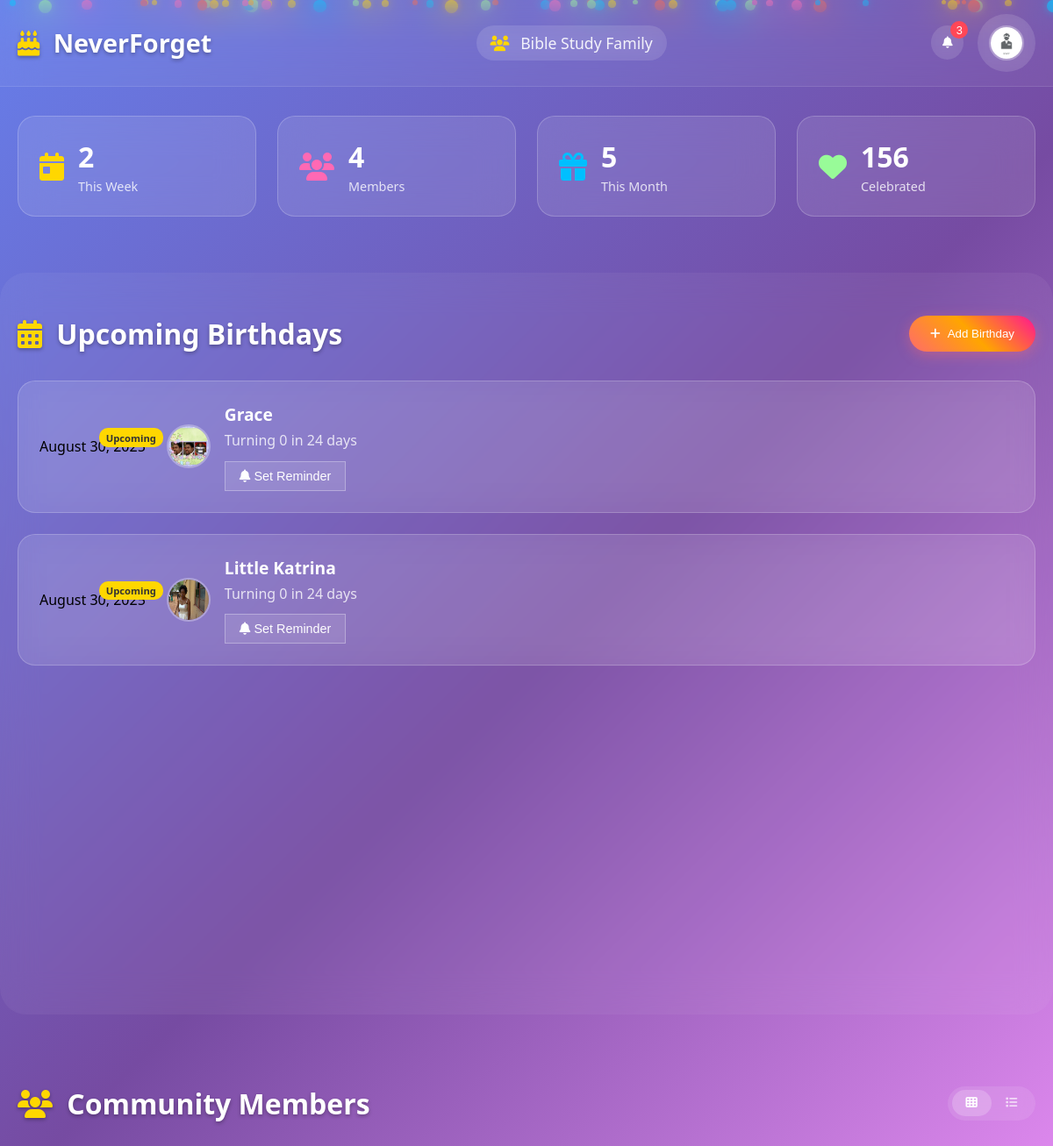
/home (signed in), run on an earlier commit of the app's database.
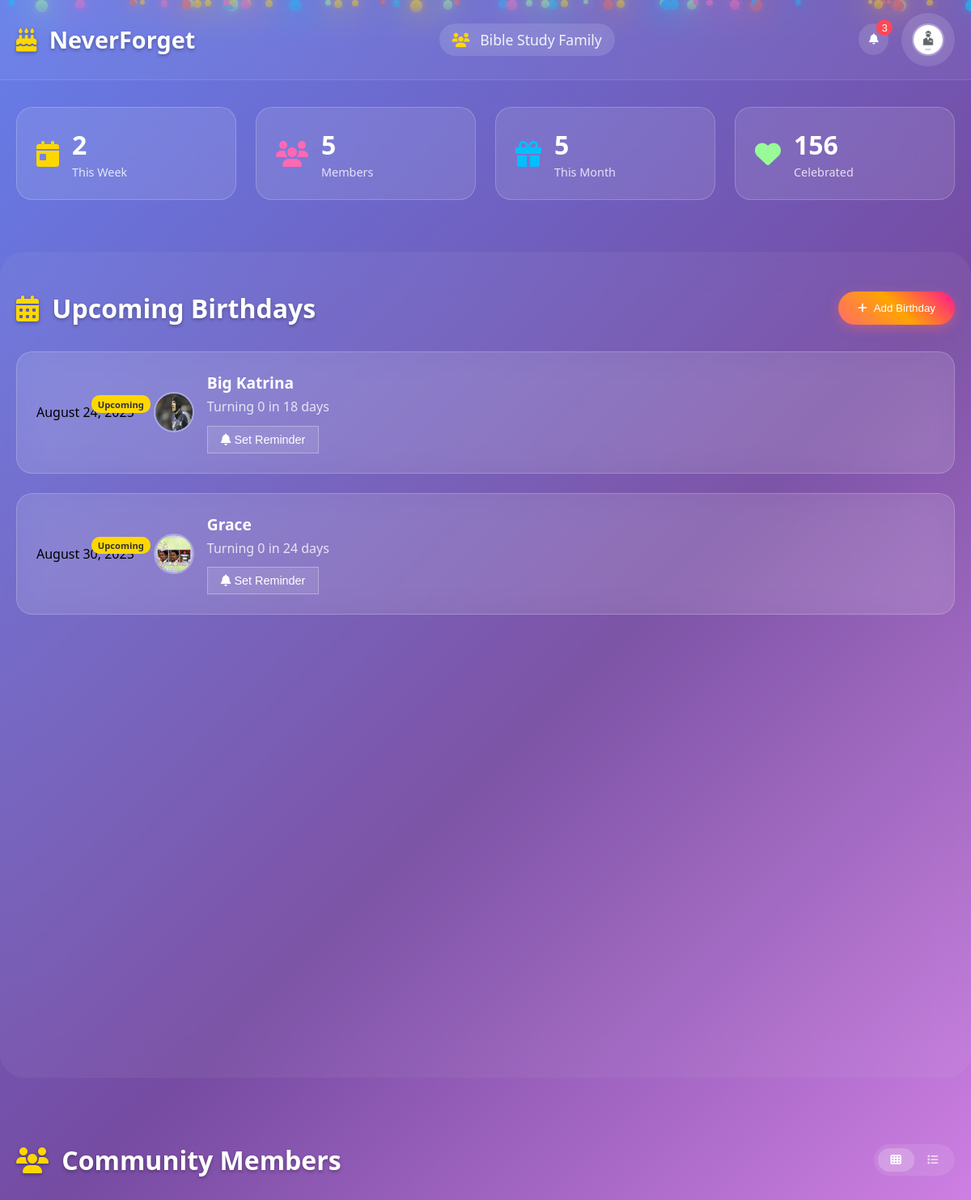
And on a later commit of the database.
### App/models.py (models this page shows, shortened)
class AdminProfile(models.Model):
    user = models.ForeignKey(User, on_delete=models.CASCADE , null=True)
    community_name = models.CharField(max_length=50, null=True)
    adminImage = models.ImageField(upload_to='Admin Images', null=True, blank=True)
    email = models.EmailField(max_length=254)
    phone_number = PhoneNumberField(region='NG')
    birthday = models.DateField(auto_now=False, auto_now_add=False, null=True)

class BirthdayInfo(models.Model):
    GENDER_CHOICES = (
        ('male', 'Male'),
        ('female', 'Female'),
    )
    TRAINING_LEVEL_CHOICES = (
        ('baptisimal', 'Baptisimal'),
        ('believers', 'Believers'),
        ('workers-in-training', 'Workers In Training'),
        ('completed', 'Completed'),
    )
    community_user_name = models.ForeignKey(User, on_delete=models.CASCADE , null=True)
    personName = models.CharField(max_length=50)
    personImage = models.ImageField(upload_to='Birthday Images', null=True, blank=True)
    birthDate = models.DateField(auto_now=False, auto_now_add=False)
    phoneNumber = models.CharField(max_length=15)
    email = models.EmailField(max_length=254)
    matric =  models.CharField(max_length=50)
    department =  models.CharField(max_length=50)
    level = models.IntegerField()
    gender = models.CharField(max_length=10, choices=GENDER_CHOICES, null=True)
    trainingLevel = models.CharField(max_length=50, choices=TRAINING_LEVEL_CHOICES, null=True)
    reminderDays = models.IntegerField(null=True)

### App/views.py (the view)
# urls.py: path('home', views.home, name='home'),
@login_required(login_url='login')
def home(request):
    user_obj = User.objects.get(username=request.user)
    adminProfile = AdminProfile.objects.get(user=user_obj)
    today = date.today()
    all_birthdays = BirthdayInfo.objects.filter(community_user_name=request.user)
    number_of_community_members = len(all_birthdays)
    todays_birthdays = []
    tomorrows_birthdays = []
    upcoming_birthdays = []
    for b in all_birthdays:
        if b.birthDate:
            bday_this_year = b.birthDate.replace(year=today.year)
            if bday_this_year < today:
                next_bday = bday_this_year.replace(year=today.year + 1)
            else:
                next_bday = bday_this_year
            days_until = (next_bday - today).days
            days_since = (today - bday_this_year).days if bday_this_year < today else None
            age_on_next_bday = calculate_age(b.birthDate, next_bday)
            b.days_until = days_until
            b.days_since = days_since
            b.age_on_next_bday = age_on_next_bday
            if days_until == 0:
                todays_birthdays.append(b)
            elif days_until == 1:
                tomorrows_birthdays.append(b)
            else:
                upcoming_birthdays.append(b)
    upcoming_birthdays.sort(key=lambda x: (x.days_until if x.days_until > 0 else 9999 + x.days_since))
    upcoming_birthdays = upcoming_birthdays[:10]
    context = {
        'todays_birthdays': todays_birthdays,
        'tomorrows_birthdays': tomorrows_birthdays,
        'upcoming_birthdays': upcoming_birthdays,
        'all_birthdays':all_birthdays,
        'number_of_community_members':number_of_community_members,
        'adminProfile':adminProfile
    }
    return render(request, 'home.html', context)

### App/views.py (called while the page is built)
def calculate_age(born, ref_date):
    return ref_date.year - born.year - ((ref_date.month, ref_date.day) < (born.month, born.day))

### templates/home.html (shortened to what this page needs)
{% load static %}
<html lang="en">
<head>
  <link rel="stylesheet" href="https://cdnjs.cloudflare.com/ajax/libs/font-awesome/6.4.0/css/all.min.css" />
  <link rel="stylesheet" href="{% static 'home.css' %}" />
  <link rel="stylesheet" href="{% static 'message.css' %}" />
</head>
<body>
  <div class="birthday-animation" id="particles"></div>
  <header>
    <nav class="container">
      <div class="logo">
        <i class="fas fa-birthday-cake"></i>
        NeverForget
      </div>
      <div class="nav-center">
        <span class="community-name">
          <i class="fas fa-users"></i>
          {{adminProfile.community_name}}
        </span>
      </div>
      <div class="nav-right">
        <button class="btn-icon" onclick="toggleNotifications()">
          <i class="fas fa-bell"></i>
          <span class="notification-badge">3</span>
        </button>
        <div class="user-menu">
          <button class="btn-icon profile-toggle" onclick="toggleProfileMenu()">
            <img src="{% static 'sta.jpg' %}" alt="Profile" class="profile-pic" />
          </button>
        </div>
      </div>
    </nav>
  </header>
  <main>
    <section class="stats-section">
      <div class="container">
        <div class="stats-grid">
          <div class="stat-card">
            <i class="fas fa-calendar-day"></i>
            <div class="stat-info">
              <h3>2</h3>
              <p>This Week</p>
            </div>
          </div>
          <div class="stat-card">
            <i class="fas fa-users"></i>
            <div class="stat-info">
              <h3>{{number_of_community_members}}</h3>
              <p>Members</p>
            </div>
          </div>
          <div class="stat-card">
            <i class="fas fa-gift"></i>
            <div class="stat-info">
              <h3>5</h3>
              <p>This Month</p>
            </div>
          </div>
          <div class="stat-card">
            <i class="fas fa-heart"></i>
            <div class="stat-info">
              <h3>156</h3>
              <p>Celebrated</p>
            </div>
          </div>
        </div>
      </div>
    </section>
    <section class="upcoming-section">
      <div class="container">
        <div class="section-header">
          <h2>
            <i class="fas fa-calendar-alt"></i>
            Upcoming Birthdays
          </h2>
          <button class="btn btn-primary" onclick="addBirthday()">
            <i class="fas fa-plus"></i>
            Add Birthday
          </button>
        </div>
        <div class="birthday-timeline">
          {% if upcoming_birthdays %}
          {% for b in upcoming_birthdays %}
          <div class="birthday-item">
            <div class="birthday-date">
              <span class="badge">Upcoming</span>
              <span class="full-date">{{ b.birthDate|date:"F d, Y" }}</span>
            </div>
            <div class="birthday-info">
              <div class="person-avatar">
                <img src="{{ b.personImage.url }}" alt="{{ b.personName }}" />
              </div>
              <div class="person-details">
                <h3>{{ b.personName }}</h3>
                <p>
                  Turning {{ b.age_on_next_bday }} in {{ b.days_until }} days
                </p>
                <div class="birthday-actions">
                  <button class="btn-small btn-remind">
                    <i class="fas fa-bell"></i>
                    Set Reminder
                  </button>
                </div>
              </div>
            </div>
          </div>
          {% endfor %}
          {% endif %}
        </div>
      </div>
    </section>
    <section class="members-section">
      <div class="container">
        <div class="section-header">
          <h2>
            <i class="fas fa-users"></i>
            Community Members
          </h2>
          <div class="view-toggle">
            <button class="toggle-btn active" data-view="grid">
              <i class="fas fa-th"></i>
            </button>
            <button class="toggle-btn" data-view="list">
              <i class="fas fa-list"></i>
            </button>
          </div>
        </div>
      </div>
    </section>
  </main>
</body>
</html>

What changed in the data, as far as the page shows it:
no longer on this page (row unchanged): BirthdayInfo: birthDate "August 30, 2025", personImage (picture), personName "Little Katrina", age_on_next_bday "0", days_until "24"
added BirthdayInfo: birthDate "August 24, 2025", personImage (picture), personName "Big Katrina", age_on_next_bday "0", days_until "18"
Also different on the page:
{{ number_of_community_members }}: "4" → "5"
